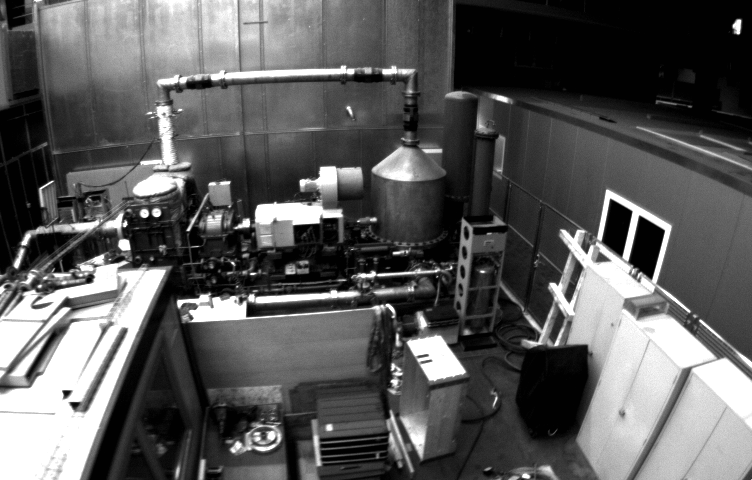
//> input picture t5/1.png, 752 x 480 px
$ ./5_3   (built with g++ and OpenCV 4)
//> lines starting //> are read from the running program, lines starting //| are printed output that depends on the picture
#include <iostream>
#include <opencv2/opencv.hpp>


int main()
{
    const cv::Mat K = ( cv::Mat_<double> ( 3,3 ) << 458.654, 0.0,367.215, 0.0, 457.296, 248.375, 0.0, 0.0, 1.0 );
    const cv::Mat D = ( cv::Mat_<double> ( 5,1 ) << -0.28340811, 0.07395907, 0.00019359, 1.76187114e-05 );


    cv::Mat src = cv::imread("/home/chenyu/Desktop/SLAM_practice/t5/1.png");
//> src is the input picture: 480 rows x 752 cols, CV_8UC3; min 1, max 255, mean 90.8
    cv::cvtColor(src, src, CV_RGB2GRAY);
//> src: 480 rows x 752 cols, CV_8UC1

    //using initUndistortRectifyMap + remap
    cv::Mat map11, map12;
    cv::Mat map21, map22;
    const double alpha1 = 1;
    const double alpha2 = 0;
    cv::Mat dst1,dst2;

    cv::Mat NewCameraMatrix1 = getOptimalNewCameraMatrix(K, D, src.size(), alpha1, src.size(), 0);
    initUndistortRectifyMap(K, D, cv::Mat(), NewCameraMatrix1, src.size(), CV_16SC2, map11, map12);
     remap(src, dst1, map11, map12, cv::INTER_LINEAR);
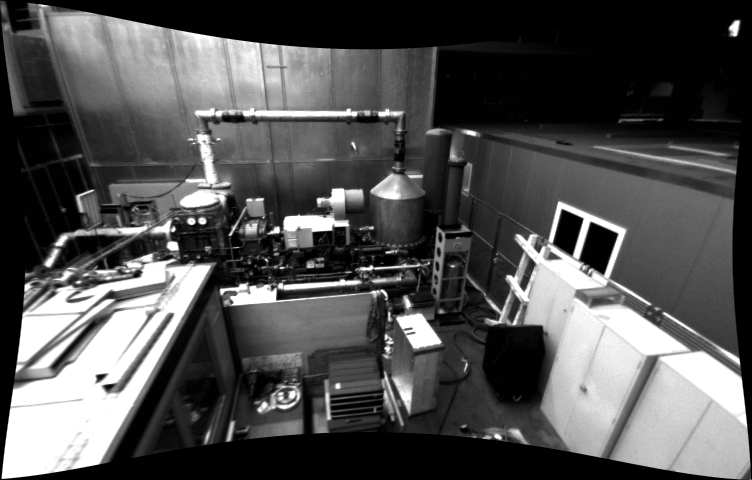
//> dst1: 480 rows x 752 cols, CV_8UC1; min 0, max 255, mean 81

    cv::Mat NewCameraMatrix2 = getOptimalNewCameraMatrix(K, D, src.size(), alpha2, src.size(), 0);
    initUndistortRectifyMap(K, D, cv::Mat(), NewCameraMatrix2, src.size(), CV_16SC2, map21, map22);
     remap(src, dst2, map21, map22, cv::INTER_LINEAR);
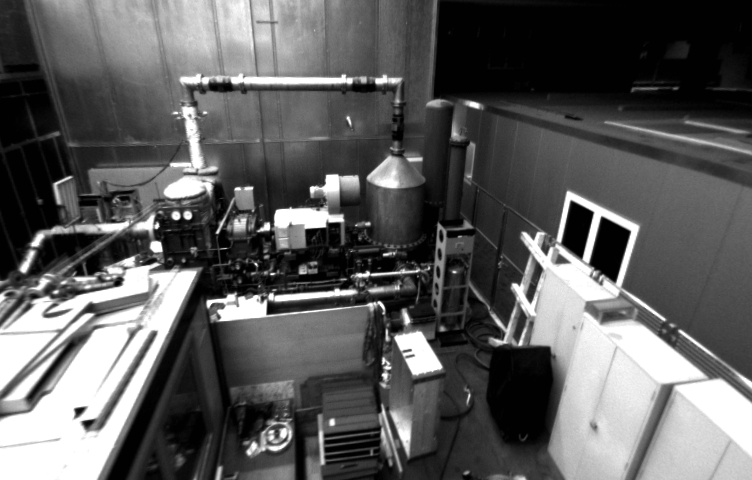
//> dst2: 480 rows x 752 cols, CV_8UC1; min 1, max 255, mean 92.5

    cv::imwrite("/home/chenyu/Desktop/SLAM_practice/t5/5_3_alpha=1.png", dst1);
    cv::imwrite("/home/chenyu/Desktop/SLAM_practice/t5/5_3_alpha=0.png", dst2);

    //using undistort
    cv::Mat dst3;
    cv::undistort(src, dst3, K, D, K);
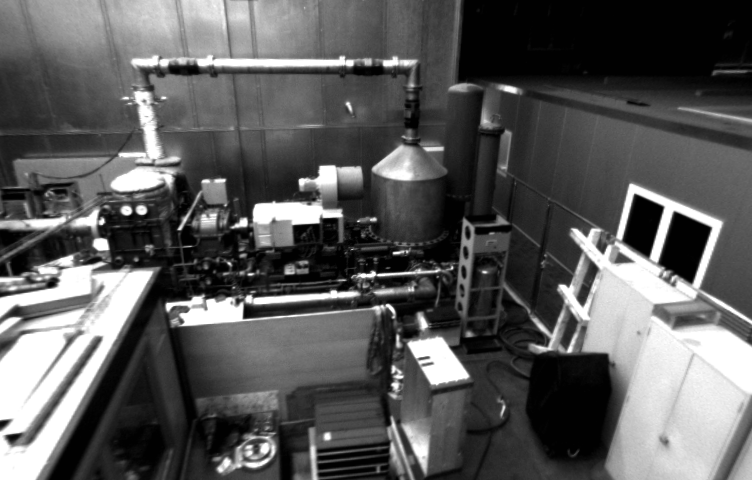
//> dst3: 480 rows x 752 cols, CV_8UC1; min 1, max 255, mean 90
    cv::imwrite("/home/chenyu/Desktop/SLAM_practice/t5/undistort.png", dst2);

    return 0;
}

$ run again, with t5/undistort_1.png copied over t5/1.png
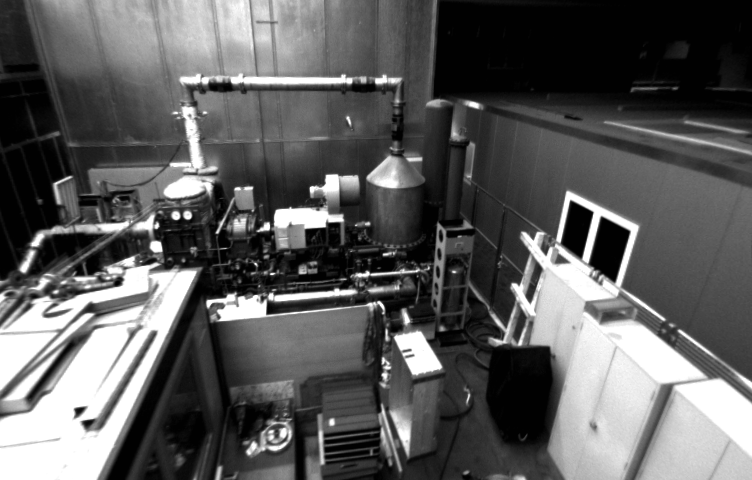
//> input picture t5/undistort_1.png, 752 x 480 px
//> src is the input picture: 480 rows x 752 cols, CV_8UC3; min 1, max 255, mean 92.5
//> src: 480 rows x 752 cols, CV_8UC1
//> `remap(src, dst1, map11, map12, cv::INTER_LINEAR);`:
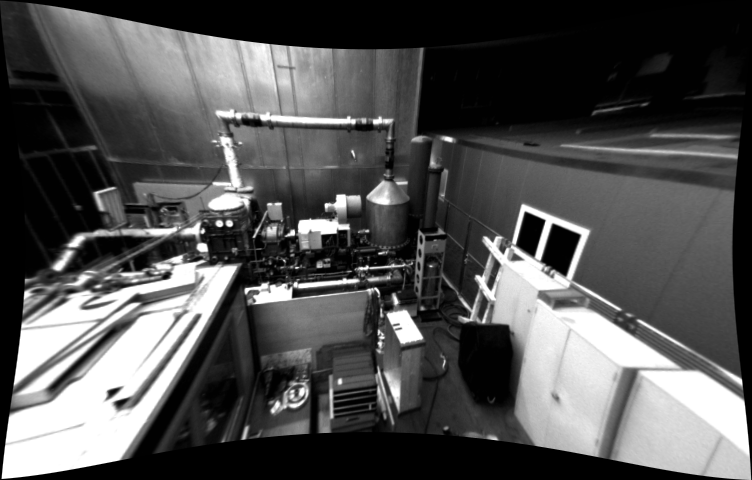
//> dst1: 480 rows x 752 cols, CV_8UC1; min 0, max 255, mean 81.6
//> `cv::undistort(src, dst3, K, D, K);`:
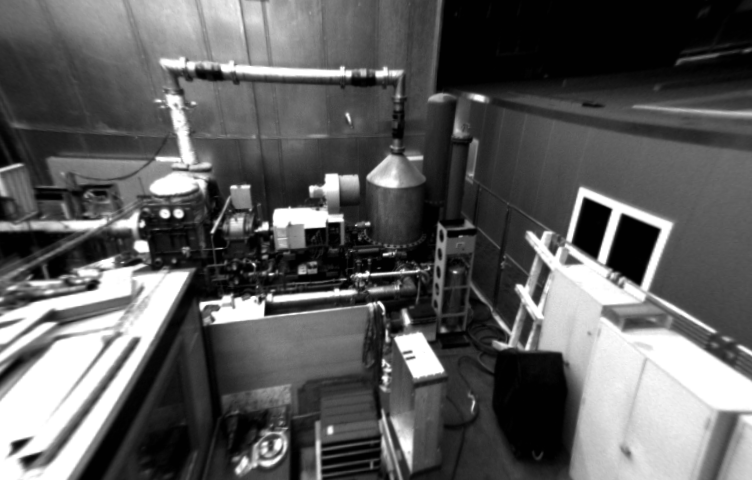
//> dst3: 480 rows x 752 cols, CV_8UC1; min 1, max 255, mean 93.1

$ run again, with t5/undistort_2.png copied over t5/1.png
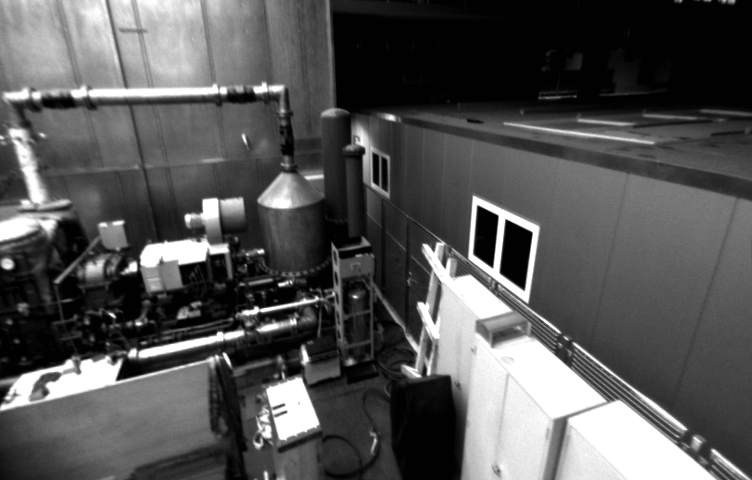
//> input picture t5/undistort_2.png, 752 x 480 px
//> src is the input picture: 480 rows x 752 cols, CV_8UC3; min 1, max 255, mean 85.5
//> src: 480 rows x 752 cols, CV_8UC1
//> `remap(src, dst1, map11, map12, cv::INTER_LINEAR);`:
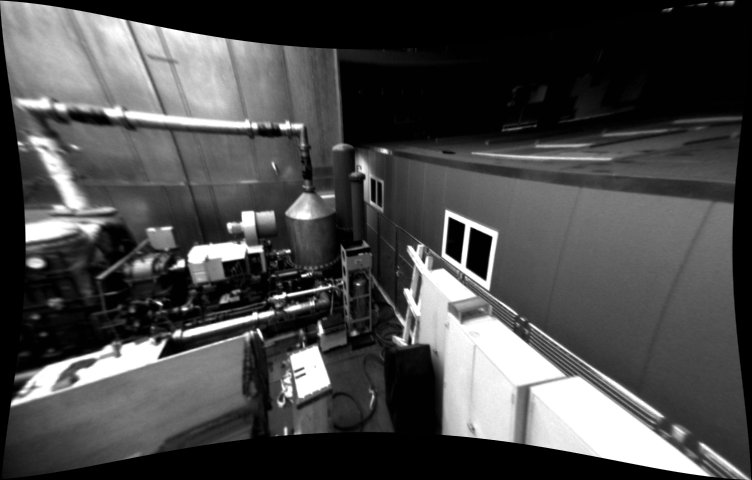
//> dst1: 480 rows x 752 cols, CV_8UC1; min 0, max 255, mean 74.1
//> `cv::undistort(src, dst3, K, D, K);`:
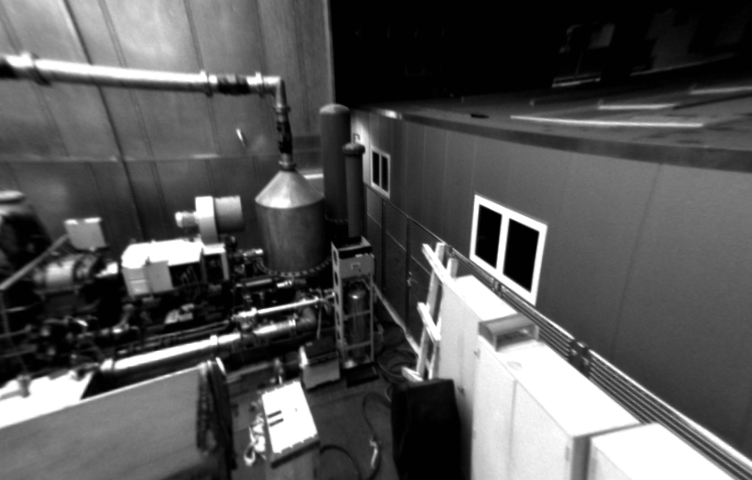
//> dst3: 480 rows x 752 cols, CV_8UC1; min 1, max 255, mean 86.4
